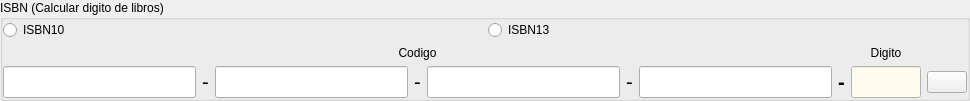
      <widget class="QGroupBox" name="groupBox_8">
       <property name="title">
        <string>ISBN (Calcular digito de libros)</string>
       </property>
       <layout class="QGridLayout" name="gridLayout_7">
        <property name="leftMargin">
         <number>0</number>
        </property>
        <property name="topMargin">
         <number>0</number>
        </property>
        <property name="rightMargin">
         <number>0</number>
        </property>
        <property name="bottomMargin">
         <number>0</number>
        </property>
        <item row="0" column="0">
         <widget class="QRadioButton" name="radioButton">
          <property name="text">
           <string>ISBN10</string>
          </property>
         </widget>
        </item>
        <item row="1" column="0" colspan="2">
         <layout class="QGridLayout" name="gridLayout_22">
          <item row="0" column="9">
           <widget class="QLabel" name="label_18">
            <property name="text">
             <string>Digito</string>
            </property>
            <property name="alignment">
             <set>Qt::AlignCenter</set>
            </property>
           </widget>
          </item>
          <item row="1" column="3">
           <widget class="QLineEdit" name="lineEdit_21">
            <property name="sizePolicy">
             <sizepolicy hsizetype="Preferred" vsizetype="Fixed">
              <horstretch>0</horstretch>
              <verstretch>0</verstretch>
             </sizepolicy>
            </property>
            <property name="font">
             <font>
              <pointsize>15</pointsize>
              <weight>75</weight>
              <bold>true</bold>
             </font>
            </property>
            <property name="alignment">
             <set>Qt::AlignCenter</set>
            </property>
           </widget>
          </item>
          <item row="1" column="4">
           <widget class="QLabel" name="label_23">
            <property name="font">
             <font>
              <pointsize>15</pointsize>
             </font>
            </property>
            <property name="text">
             <string>-</string>
            </property>
           </widget>
          </item>
          <item row="1" column="7">
           <widget class="QLineEdit" name="lineEdit_5">
            <property name="sizePolicy">
             <sizepolicy hsizetype="Preferred" vsizetype="Fixed">
              <horstretch>0</horstretch>
              <verstretch>0</verstretch>
             </sizepolicy>
            </property>
            <property name="font">
             <font>
              <pointsize>15</pointsize>
              <weight>75</weight>
              <bold>true</bold>
             </font>
            </property>
            <property name="alignment">
             <set>Qt::AlignCenter</set>
            </property>
           </widget>
          </item>
          <item row="0" column="1" colspan="7">
           <widget class="QLabel" name="label_17">
            <property name="text">
             <string>Codigo</string>
            </property>
            <property name="alignment">
             <set>Qt::AlignCenter</set>
            </property>
           </widget>
          </item>
          <item row="1" column="8">
           <widget class="QLabel" name="label_16">
            <property name="font">
             <font>
              <pointsize>15</pointsize>
              <weight>75</weight>
              <bold>true</bold>
             </font>
            </property>
            <property name="text">
             <string>-</string>
            </property>
           </widget>
          </item>
          <item row="1" column="2">
           <widget class="QLabel" name="label_22">
            <property name="font">
             <font>
              <pointsize>15</pointsize>
             </font>
            </property>
            <property name="text">
             <string>-</string>
            </property>
           </widget>
          </item>
          <item row="1" column="9">
           <widget class="QLineEdit" name="lineEdit_20">
            <property name="enabled">
             <bool>true</bool>
            </property>
            <property name="maximumSize">
             <size>
              <width>70</width>
              <height>16777215</height>
             </size>
            </property>
            <property name="font">
             <font>
              <pointsize>15</pointsize>
              <weight>75</weight>
              <bold>true</bold>
             </font>
            </property>
            <property name="focusPolicy">
             <enum>Qt::NoFocus</enum>
            </property>
            <property name="styleSheet">
             <string notr="true">color: rgb(0, 0, 255);
background-color: rgb(255, 251, 239);</string>
            </property>
            <property name="maxLength">
             <number>1</number>
            </property>
            <property name="alignment">
             <set>Qt::AlignCenter</set>
            </property>
            <property name="readOnly">
             <bool>true</bool>
            </property>
           </widget>
          </item>
          <item row="1" column="1">
           <widget class="QLineEdit" name="lineEdit_19">
            <property name="sizePolicy">
             <sizepolicy hsizetype="Preferred" vsizetype="Fixed">
              <horstretch>0</horstretch>
              <verstretch>0</verstretch>
             </sizepolicy>
            </property>
            <property name="font">
             <font>
              <pointsize>15</pointsize>
              <weight>75</weight>
              <bold>true</bold>
             </font>
            </property>
            <property name="alignment">
             <set>Qt::AlignCenter</set>
            </property>
           </widget>
          </item>
          <item row="1" column="5">
           <widget class="QLineEdit" name="lineEdit_6">
            <property name="sizePolicy">
             <sizepolicy hsizetype="Preferred" vsizetype="Fixed">
              <horstretch>0</horstretch>
              <verstretch>0</verstretch>
             </sizepolicy>
            </property>
            <property name="font">
             <font>
              <pointsize>15</pointsize>
              <weight>75</weight>
              <bold>true</bold>
             </font>
            </property>
            <property name="alignment">
             <set>Qt::AlignCenter</set>
            </property>
           </widget>
          </item>
          <item row="1" column="6">
           <widget class="QLabel" name="label_24">
            <property name="font">
             <font>
              <pointsize>15</pointsize>
             </font>
            </property>
            <property name="text">
             <string>-</string>
            </property>
           </widget>
          </item>
          <item row="1" column="10">
           <widget class="QPushButton" name="pushButton_3">
            <property name="sizePolicy">
             <sizepolicy hsizetype="Minimum" vsizetype="Fixed">
              <horstretch>0</horstretch>
              <verstretch>0</verstretch>
             </sizepolicy>
            </property>
            <property name="text">
             <string/>
            </property>
            <property name="icon">
             <iconset resource="recoverdrake.qrc">
              <normaloff>:/Imagenes/sustituir.png</normaloff>:/Imagenes/sustituir.png</iconset>
            </property>
            <property name="iconSize">
             <size>
              <width>25</width>
              <height>25</height>
             </size>
            </property>
           </widget>
          </item>
         </layout>
        </item>
        <item row="0" column="1">
         <widget class="QRadioButton" name="radioButton_2">
          <property name="text">
           <string>ISBN13</string>
          </property>
         </widget>
        </item>
       </layout>
      </widget>
